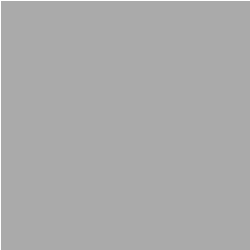
Frame 1 (no input)
Frame 60 (the mouse pressed at the canvas centre just before this capture): identical to frame 1, image omitted
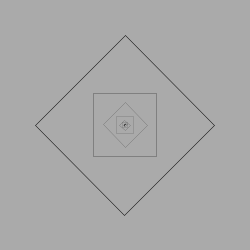
Frame 120 (the mouse held since frame 60 and released just before this capture)

The Processing sketch that drew these frames (run headless with seeded random() and noise(); from frame 60 on, the mouse is pressed at the canvas centre):

// Processing sketch: processing_98081
// ── processing_98081.pde

void setup()
{
size(250,250);
}

void draw()
{
  background(170);
  noFill();
  translate(width/2,height/2);

  float sc = map(mouseX, 0,width, 1.0,0.01);
  float ro = map(mouseY, 0,height, 0, HALF_PI);

  for(int n=1 ; n<255 ; n++)
{
  stroke(n);
  scale(sc);
  rotate(ro);
  rect(-width/2,-height/2,width,height);
 }
}  
